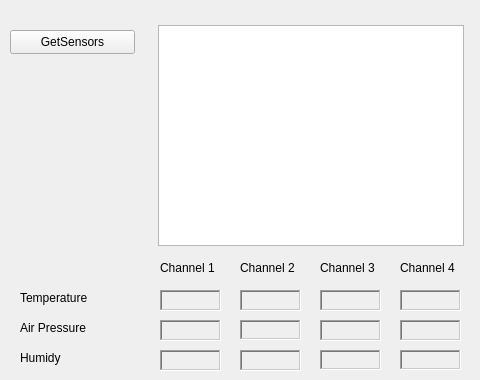
     <widget class="QWidget" name="tab_2">
      <attribute name="title">
       <string>Environment</string>
      </attribute>
      <widget class="QPushButton" name="getSensorsButton">
       <property name="geometry">
        <rect>
         <x>10</x>
         <y>30</y>
         <width>125</width>
         <height>24</height>
        </rect>
       </property>
       <property name="text">
        <string>GetSensors</string>
       </property>
      </widget>
      <widget class="QTextEdit" name="environmentTextEdit">
       <property name="enabled">
        <bool>true</bool>
       </property>
       <property name="geometry">
        <rect>
         <x>158</x>
         <y>25</y>
         <width>306</width>
         <height>221</height>
        </rect>
       </property>
       <property name="readOnly">
        <bool>true</bool>
       </property>
      </widget>
      <widget class="QLabel" name="label_17">
       <property name="geometry">
        <rect>
         <x>20</x>
         <y>290</y>
         <width>71</width>
         <height>16</height>
        </rect>
       </property>
       <property name="text">
        <string>Temperature</string>
       </property>
      </widget>
      <widget class="QLabel" name="label_18">
       <property name="geometry">
        <rect>
         <x>20</x>
         <y>320</y>
         <width>71</width>
         <height>16</height>
        </rect>
       </property>
       <property name="text">
        <string>Air Pressure</string>
       </property>
      </widget>
      <widget class="QLabel" name="label_19">
       <property name="geometry">
        <rect>
         <x>20</x>
         <y>350</y>
         <width>81</width>
         <height>16</height>
        </rect>
       </property>
       <property name="text">
        <string>Humidy</string>
       </property>
      </widget>
      <widget class="QLabel" name="label_20">
       <property name="geometry">
        <rect>
         <x>160</x>
         <y>260</y>
         <width>61</width>
         <height>16</height>
        </rect>
       </property>
       <property name="text">
        <string>Channel 1</string>
       </property>
      </widget>
      <widget class="QLabel" name="label_21">
       <property name="geometry">
        <rect>
         <x>240</x>
         <y>260</y>
         <width>71</width>
         <height>16</height>
        </rect>
       </property>
       <property name="text">
        <string>Channel 2</string>
       </property>
      </widget>
      <widget class="QLabel" name="label_22">
       <property name="geometry">
        <rect>
         <x>320</x>
         <y>260</y>
         <width>71</width>
         <height>16</height>
        </rect>
       </property>
       <property name="text">
        <string>Channel 3</string>
       </property>
      </widget>
      <widget class="QLabel" name="tempLabel0">
       <property name="geometry">
        <rect>
         <x>160</x>
         <y>290</y>
         <width>61</width>
         <height>21</height>
        </rect>
       </property>
       <property name="frameShape">
        <enum>QFrame::WinPanel</enum>
       </property>
       <property name="frameShadow">
        <enum>QFrame::Sunken</enum>
       </property>
       <property name="text">
        <string/>
       </property>
       <property name="alignment">
        <set>Qt::AlignRight|Qt::AlignTrailing|Qt::AlignVCenter</set>
       </property>
      </widget>
      <widget class="QLabel" name="tempLabel1">
       <property name="geometry">
        <rect>
         <x>240</x>
         <y>290</y>
         <width>61</width>
         <height>21</height>
        </rect>
       </property>
       <property name="frameShape">
        <enum>QFrame::WinPanel</enum>
       </property>
       <property name="frameShadow">
        <enum>QFrame::Sunken</enum>
       </property>
       <property name="text">
        <string/>
       </property>
       <property name="alignment">
        <set>Qt::AlignRight|Qt::AlignTrailing|Qt::AlignVCenter</set>
       </property>
      </widget>
      <widget class="QLabel" name="tempLabel2">
       <property name="geometry">
        <rect>
         <x>320</x>
         <y>290</y>
         <width>61</width>
         <height>21</height>
        </rect>
       </property>
       <property name="frameShape">
        <enum>QFrame::WinPanel</enum>
       </property>
       <property name="frameShadow">
        <enum>QFrame::Sunken</enum>
       </property>
       <property name="text">
        <string/>
       </property>
       <property name="alignment">
        <set>Qt::AlignRight|Qt::AlignTrailing|Qt::AlignVCenter</set>
       </property>
      </widget>
      <widget class="QLabel" name="airPLabel0">
       <property name="geometry">
        <rect>
         <x>160</x>
         <y>320</y>
         <width>61</width>
         <height>21</height>
        </rect>
       </property>
       <property name="frameShape">
        <enum>QFrame::WinPanel</enum>
       </property>
       <property name="frameShadow">
        <enum>QFrame::Sunken</enum>
       </property>
       <property name="text">
        <string/>
       </property>
       <property name="alignment">
        <set>Qt::AlignRight|Qt::AlignTrailing|Qt::AlignVCenter</set>
       </property>
      </widget>
      <widget class="QLabel" name="airPLabel1">
       <property name="geometry">
        <rect>
         <x>240</x>
         <y>320</y>
         <width>61</width>
         <height>20</height>
        </rect>
       </property>
       <property name="frameShape">
        <enum>QFrame::WinPanel</enum>
       </property>
       <property name="frameShadow">
        <enum>QFrame::Sunken</enum>
       </property>
       <property name="text">
        <string/>
       </property>
       <property name="alignment">
        <set>Qt::AlignRight|Qt::AlignTrailing|Qt::AlignVCenter</set>
       </property>
      </widget>
      <widget class="QLabel" name="airPLabel2">
       <property name="geometry">
        <rect>
         <x>320</x>
         <y>320</y>
         <width>61</width>
         <height>21</height>
        </rect>
       </property>
       <property name="frameShape">
        <enum>QFrame::WinPanel</enum>
       </property>
       <property name="frameShadow">
        <enum>QFrame::Sunken</enum>
       </property>
       <property name="text">
        <string/>
       </property>
       <property name="alignment">
        <set>Qt::AlignRight|Qt::AlignTrailing|Qt::AlignVCenter</set>
       </property>
      </widget>
      <widget class="QLabel" name="humidyLabel0">
       <property name="geometry">
        <rect>
         <x>160</x>
         <y>350</y>
         <width>61</width>
         <height>21</height>
        </rect>
       </property>
       <property name="frameShape">
        <enum>QFrame::WinPanel</enum>
       </property>
       <property name="frameShadow">
        <enum>QFrame::Sunken</enum>
       </property>
       <property name="text">
        <string/>
       </property>
       <property name="alignment">
        <set>Qt::AlignRight|Qt::AlignTrailing|Qt::AlignVCenter</set>
       </property>
      </widget>
      <widget class="QLabel" name="humidyLabel1">
       <property name="geometry">
        <rect>
         <x>240</x>
         <y>350</y>
         <width>61</width>
         <height>21</height>
        </rect>
       </property>
       <property name="frameShape">
        <enum>QFrame::WinPanel</enum>
       </property>
       <property name="frameShadow">
        <enum>QFrame::Sunken</enum>
       </property>
       <property name="text">
        <string/>
       </property>
       <property name="alignment">
        <set>Qt::AlignRight|Qt::AlignTrailing|Qt::AlignVCenter</set>
       </property>
      </widget>
      <widget class="QLabel" name="humidyLabel2">
       <property name="geometry">
        <rect>
         <x>320</x>
         <y>350</y>
         <width>61</width>
         <height>20</height>
        </rect>
       </property>
       <property name="frameShape">
        <enum>QFrame::WinPanel</enum>
       </property>
       <property name="frameShadow">
        <enum>QFrame::Sunken</enum>
       </property>
       <property name="text">
        <string/>
       </property>
       <property name="alignment">
        <set>Qt::AlignRight|Qt::AlignTrailing|Qt::AlignVCenter</set>
       </property>
      </widget>
      <widget class="QLabel" name="airPLabel3">
       <property name="geometry">
        <rect>
         <x>400</x>
         <y>320</y>
         <width>61</width>
         <height>21</height>
        </rect>
       </property>
       <property name="frameShape">
        <enum>QFrame::WinPanel</enum>
       </property>
       <property name="frameShadow">
        <enum>QFrame::Sunken</enum>
       </property>
       <property name="text">
        <string/>
       </property>
       <property name="alignment">
        <set>Qt::AlignRight|Qt::AlignTrailing|Qt::AlignVCenter</set>
       </property>
      </widget>
      <widget class="QLabel" name="humidyLabel3">
       <property name="geometry">
        <rect>
         <x>400</x>
         <y>350</y>
         <width>61</width>
         <height>20</height>
        </rect>
       </property>
       <property name="frameShape">
        <enum>QFrame::WinPanel</enum>
       </property>
       <property name="frameShadow">
        <enum>QFrame::Sunken</enum>
       </property>
       <property name="text">
        <string/>
       </property>
       <property name="alignment">
        <set>Qt::AlignRight|Qt::AlignTrailing|Qt::AlignVCenter</set>
       </property>
      </widget>
      <widget class="QLabel" name="tempLabel3">
       <property name="geometry">
        <rect>
         <x>400</x>
         <y>290</y>
         <width>61</width>
         <height>21</height>
        </rect>
       </property>
       <property name="frameShape">
        <enum>QFrame::WinPanel</enum>
       </property>
       <property name="frameShadow">
        <enum>QFrame::Sunken</enum>
       </property>
       <property name="text">
        <string/>
       </property>
       <property name="alignment">
        <set>Qt::AlignRight|Qt::AlignTrailing|Qt::AlignVCenter</set>
       </property>
      </widget>
      <widget class="QLabel" name="label_31">
       <property name="geometry">
        <rect>
         <x>400</x>
         <y>260</y>
         <width>71</width>
         <height>16</height>
        </rect>
       </property>
       <property name="text">
        <string>Channel 4</string>
       </property>
      </widget>
     </widget>
